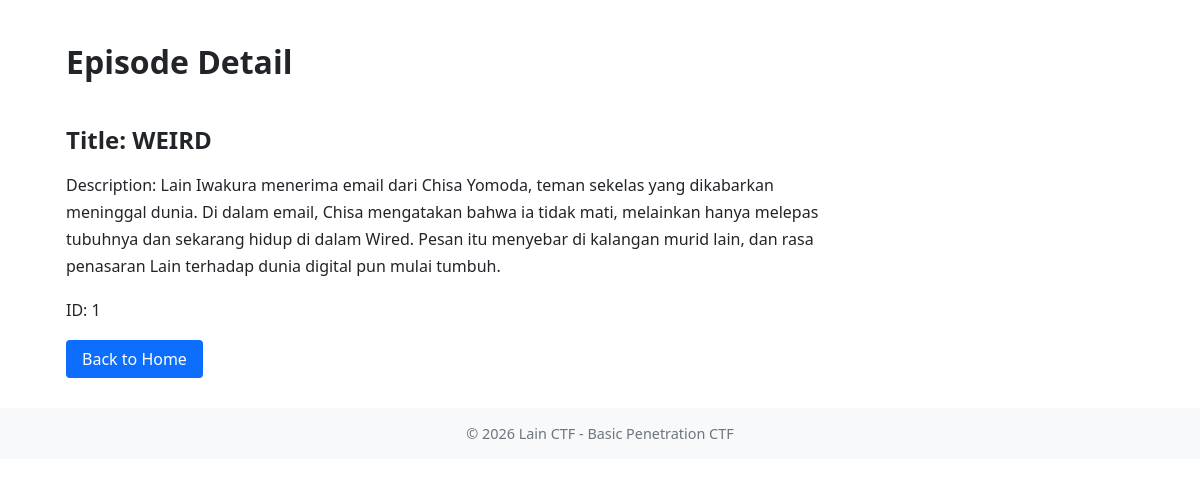
The app's page /src/detail.php with its own data.
### tables this page shows
CREATE TABLE IF NOT EXISTS episodes (
  id INT AUTO_INCREMENT PRIMARY KEY,
  title VARCHAR(100) NOT NULL,
  description TEXT NOT NULL
);

### src/detail.php (the view, shortened to what this page needs)
<?php
require_once __DIR__ . '/includes/db.php';
$id = $_GET['id'] ?? '1';
$sql = "SELECT id, title, description FROM episodes WHERE id = " . $id;
?>
<!DOCTYPE html>
<html lang="id">
<head>
<link rel="stylesheet" href="style.css">
</head>
<body>
<div class="container">
<?php
try {
    $result = $conn->query($sql);
    if ($row = $result->fetch_assoc()) {
        $imgId = (int)$row['id'];
        foreach (['jpg', 'jpeg', 'png', 'webp'] as $e) {
            if (file_exists(__DIR__ . "/images/ep{$imgId}.{$e}")) {
                $imgExt = $e;
                break;
            }
        }
        ?>
        <h1>Episode Detail</h1>
        <div class="detail">
            <div class="detail-info">
                <h2>Title: <?= htmlspecialchars($row['title']) ?></h2>
                <p>Description: <?= nl2br(htmlspecialchars($row['description'])) ?></p>
                <p>ID: <?= $imgId ?></p>
            </div>
        </div>
        <a class="btn" href="home.php">Back to Home</a>
        <?php
    } else {
        echo '<h1>Not Found</h1><p>Episode tidak ditemukan.</p><a class="btn" href="home.php">Back to Home</a>';
    }
} catch (mysqli_sql_exception $e) {
    ?>
    <h1>SQL Error</h1>
    <div class="error-box"><?= htmlspecialchars($e->getMessage()) ?></div>
    <div class="flag">[FLAG] <?= FLAG_ERROR ?></div>
    <p style="margin-top:20px"><a class="btn" href="home.php">Back to Home</a></p>
    <?php
}
?>
</div>
<div class="footer">© 2026 Lain CTF - Basic Penetration CTF</div>
</body>
</html>

### src/style.css (style rules this page uses)
* { box-sizing: border-box; }
body { font-family: "Segoe UI", Arial, sans-serif; color: #212529; background: #fff; margin: 0; font-size: 16px; }
.container { max-width: 1100px; margin: 0 auto; padding: 40px 16px 30px; }
h1 { font-size: 2rem; font-weight: 600; margin: 0 0 20px; }
a { color: #0d6efd; text-decoration: none; }
.footer { text-align: center; padding: 16px; color: #6c757d; background: #f8f9fa; font-size: 0.9rem; }
a.btn { display: inline-block; padding: 8px 16px; background: #0d6efd; color: #fff; border-radius: 4px; }
.detail { display: flex; gap: 28px; margin-top: 15px; }
.detail-info { max-width: 760px; }
.detail-info h2 { font-size: 1.5rem; font-weight: 600; margin-bottom: 10px; }
.detail-info p { line-height: 1.7; }

### records on screen
episodes: title "WEIRD", description "Lain Iwakura menerima email dari Chisa Yomoda, teman sekelas yang dikabarkan meninggal dunia. Di dalam email, Chisa mengatakan bahwa ia tidak mati, melainkan hanya melepas tubuhnya dan sekarang hidup di dalam Wired. Pesan itu menyebar di kalangan murid lain, dan rasa penasaran Lain terhadap dunia digital pun mulai tumbuh.", id "1"
